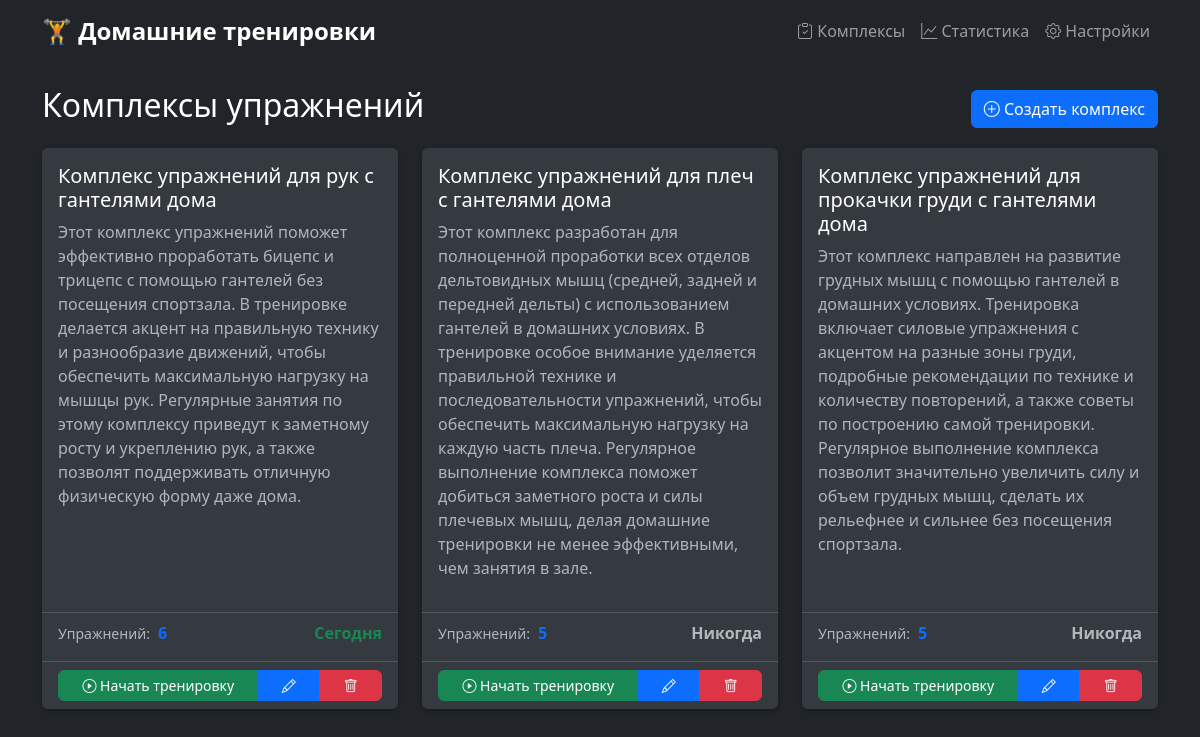
Page /workout-sets on the committed database.
### tables this page shows
CREATE TABLE workout_sets (
            code TEXT PRIMARY KEY,
            name TEXT NOT NULL,
            description TEXT,
            created_at TIMESTAMP NOT NULL DEFAULT CURRENT_TIMESTAMP,
            updated_at TIMESTAMP NOT NULL DEFAULT CURRENT_TIMESTAMP
        );

### app.py (the view)
@app.route('/workout-sets')
def workout_sets_list():
    workout_sets = WorkoutSetModel.get_all()
    for workout_set in workout_sets:
        exercises = ExerciseModel.get_by_workoutset(workout_set['code'])
        workout_set['exercise_count'] = len(exercises)
        total_rounds = sum(ex['round_count'] for ex in exercises)
        total_rest_time = sum(ex['rest_seconds'] * (ex['round_count'] - 1) for ex in exercises)
        estimated_duration = round((total_rest_time + total_rounds * 30) / 60)  # примерно 30 сек на подход
        workout_set['total_rounds'] = total_rounds
        workout_set['estimated_duration'] = estimated_duration
        last_workout = WorkoutLogModel.get_last_workout_for_set(workout_set['code'])
        if last_workout:
            from datetime import datetime, timezone, date
            try:
                last_date = datetime.fromisoformat(last_workout['date'].replace('Z', '+00:00'))
                if last_date.tzinfo is not None:
                    last_date = last_date.astimezone()
                last_date_only = last_date.date()
                today = date.today()
                days_ago = (today - last_date_only).days
                workout_set['last_workout_days_ago'] = days_ago
                workout_set['last_workout_date'] = last_workout['date']
            except Exception as e:
                print(f"Ошибка при обработке даты тренировки: {e}")
                workout_set['last_workout_days_ago'] = None
                workout_set['last_workout_date'] = None
        else:
            workout_set['last_workout_days_ago'] = None
            workout_set['last_workout_date'] = None
    return render_template('workout_sets/list.html', workout_sets=workout_sets)

### models.py (called while the page is built)
def get_db_path() -> str:
    return os.path.join(os.path.dirname(__file__), 'workout_app.db')

@contextmanager
def get_db_connection():
    conn = sqlite3.connect(get_db_path())
    conn.row_factory = sqlite3.Row  # Возвращать результаты как dict
    conn.execute('PRAGMA foreign_keys = ON')
    try:
        yield conn
    finally:
        conn.close()

    @staticmethod
    def get_all() -> List[Dict[str, Any]]:
        with get_db_connection() as conn:
            cursor = conn.cursor()
            cursor.execute('''
                SELECT code, name, description, created_at, updated_at
                FROM workout_sets
                ORDER BY created_at DESC
            ''')
            return [dict(row) for row in cursor.fetchall()]

    @staticmethod
    def get_last_workout_for_set(workoutset_code: str) -> Optional[Dict[str, Any]]:
        with get_db_connection() as conn:
            cursor = conn.cursor()
            cursor.execute('''
                SELECT code, date, workoutset_code, duration_seconds, completed_exercises
                FROM workout_logs
                WHERE workoutset_code = ?
                ORDER BY date DESC
                LIMIT 1
            ''', (workoutset_code,))
            row = cursor.fetchone()
            if row:
                log = dict(row)
                try:
                    log['completed_exercises'] = json.loads(log['completed_exercises']) if log['completed_exercises'] else []
                except (json.JSONDecodeError, TypeError):
                    log['completed_exercises'] = []
                return log
            return None

### templates/workout_sets/list.html (shortened to what this page needs)
{% extends "base.html" %}
{% block content %}
<div class="row">
    <div class="col-12">
        <div class="d-flex justify-content-between align-items-center mb-3">
            <h2>Комплексы упражнений</h2>
            <a href="{{ url_for('workout_sets_new') }}" class="btn btn-primary">
                <i class="bi bi-plus-circle"></i> Создать комплекс
            </a>
        </div>
        {% if workout_sets %}
            <div class="row">
                {% for workout_set in workout_sets %}
                    <div class="col-md-6 col-lg-4 mb-3">
                        <div class="card h-100" data-workout-code="{{ workout_set.code }}">
                            <div class="card-body">
                                <h5 class="card-title">{{ workout_set.name }}</h5>
                                {% if workout_set.description %}
                                    <p class="card-text">{{ workout_set.description }}</p>
                                {% endif %}
                            </div>
                            <div class="card-footer bg-transparent">
                                <div class="d-flex justify-content-between align-items-center mb-2">
                                    <div class="d-flex align-items-center me-4">
                                        <small class="text-muted me-2">Упражнений:</small>
                                        <span class="fw-bold text-primary">{{ workout_set.exercise_count }}</span>
                                    </div>
                                    <div class="d-flex align-items-center">
                                        {% if workout_set.last_workout_days_ago is not none %}
                                            {% if workout_set.last_workout_days_ago <= 2 %}
                                                {% if workout_set.last_workout_days_ago == 0 %}
                                                    <span class="fw-bold text-success">Сегодня</span>
                                                {% elif workout_set.last_workout_days_ago == 1 %}
                                                    <span class="fw-bold text-success">Вчера</span>
                                                {% else %}
                                                    <span class="fw-bold text-success">{{ workout_set.last_workout_days_ago }} дн. назад</span>
                                                {% endif %}
                                            {% elif workout_set.last_workout_days_ago <= 7 %}
                                                <span class="fw-bold text-warning">{{ workout_set.last_workout_days_ago }} дн. назад</span>
                                            {% else %}
                                                <span class="fw-bold text-danger">{{ workout_set.last_workout_days_ago }} дн. назад</span>
                                            {% endif %}
                                        {% else %}
                                            <span class="fw-bold text-muted">Никогда</span>
                                        {% endif %}
                                    </div>
                                </div>
                            </div>
                            <div class="card-footer bg-transparent">
                                <div class="btn-group w-100" role="group">
                                    <a href="{{ url_for('workout_start', code=workout_set.code) }}"
                                       class="btn btn-success btn-sm start-workout-btn">
                                        <i class="bi bi-play-circle"></i>
                                        <span class="btn-text">Начать тренировку</span>
                                    </a>
                                    <a href="{{ url_for('workout_sets_edit', code=workout_set.code) }}"
                                       class="btn btn-primary btn-sm">
                                        <i class="bi bi-pencil"></i>
                                    </a>
                                    <a href="#"
                                       class="btn btn-danger btn-sm"
                                       data-bs-toggle="modal"
                                       data-bs-target="#deleteModal"
                                       data-code="{{ workout_set.code }}"
                                       data-name="{{ workout_set.name }}">
                                        <i class="bi bi-trash"></i>
                                    </a>
                                </div>
                            </div>
                        </div>
                    </div>
                {% endfor %}
            </div>
        {% endif %}
    </div>
</div>
{% endblock %}

### templates/base.html (shortened to what this page needs)
<!DOCTYPE html>
<html lang="ru" data-bs-theme="dark">
<head>
    <link href="https://cdn.jsdelivr.net/npm/bootstrap@5.3.2/dist/css/bootstrap.min.css" rel="stylesheet">
    <link href="https://cdn.jsdelivr.net/npm/bootstrap-icons@1.11.1/font/bootstrap-icons.css" rel="stylesheet">
    <link href="{{ url_for('static', filename='css/style.css') }}" rel="stylesheet">
</head>
<body>
    <nav class="navbar navbar-expand-lg navbar-dark bg-dark">
        <div class="container">
            <a class="navbar-brand" href="{{ url_for('index') }}">
                <strong>🏋️ Домашние тренировки</strong>
            </a>
            <ul class="navbar-nav ms-auto">
                <li class="nav-item">
                    <a class="nav-link" href="{{ url_for('workout_sets_list') }}">
                        <i class="bi bi-clipboard-check"></i> Комплексы
                    </a>
                </li>
                <li class="nav-item">
                    <a class="nav-link" href="{{ url_for('statistics') }}">
                        <i class="bi bi-graph-up"></i> Статистика
                    </a>
                </li>
                <li class="nav-item">
                    <a class="nav-link" href="{{ url_for('settings') }}">
                        <i class="bi bi-gear"></i> Настройки
                    </a>
                </li>
            </ul>
        </div>
    </nav>
    <main class="container mt-4">
        {% block content %}{% endblock %}
    </main>
</body>
</html>

### static/css/style.css (style rules this page uses)
body { background-color: #212529; color: #ffffff; font-family: 'Segoe UI', Tahoma, Geneva, Verdana, sans-serif; }
.card { border: none; background-color: #343a40; box-shadow: 0 2px 4px rgba(0,0,0,0.3); transition: transform 0.2s ease-in-out, box-shadow 0.2s ease-in-out; }
.card-body { color: #ffffff; }
.card-title { color: #ffffff; }
.card-text { color: #adb5bd; }
.btn { border-radius: 6px; font-weight: 500; }
.btn-group .btn { border-radius: 0; }
.btn-group .btn:first-child { border-top-left-radius: 6px; border-bottom-left-radius: 6px; }
.btn-group .btn:last-child { border-top-right-radius: 6px; border-bottom-right-radius: 6px; }
.navbar-brand { font-size: 1.5rem; }

### rows in the picture
workout_sets: name "Комплекс упражнений для рук с гантелями дома", description "Этот комплекс упражнений поможет эффективно проработать бицепс и трицепс с помощью гантелей без посещения спортзала. В тренировке делается акцент на правильную технику и разнообразие движений, чтобы обеспечить максимальную нагрузку на мышцы рук. Регулярные занятия по этому комплексу приведут к заметному росту и укреплению рук, а также позволят поддерживать отличную физическую форму даже дома."
workout_sets: name "Комплекс упражнений для плеч с гантелями дома", description "Этот комплекс разработан для полноценной проработки всех отделов дельтовидных мышц (средней, задней и передней дельты) с использованием гантелей в домашних условиях. В тренировке особое внимание уделяется правильной технике и последовательности упражнений, чтобы обеспечить максимальную нагрузку на каждую часть плеча. Регулярное выполнение комплекса поможет добиться заметного роста и силы плечевых мышц, делая домашние тренировки не менее эффективными, чем занятия в зале.", exercise_count "5", shows "Никогда"
workout_sets: name "Комплекс упражнений для прокачки груди с гантелями дома", description "Этот комплекс направлен на развитие грудных мышц с помощью гантелей в домашних условиях. Тренировка включает силовые упражнения с акцентом на разные зоны груди, подробные рекомендации по технике и количеству повторений, а также советы по построению самой тренировки. Регулярное выполнение комплекса позволит значительно увеличить силу и объем грудных мышц, сделать их рельефнее и сильнее без посещения спортзала.", exercise_count "5", shows "Никогда"

### other values in the picture
{{ workout_set.exercise_count }} "6"
